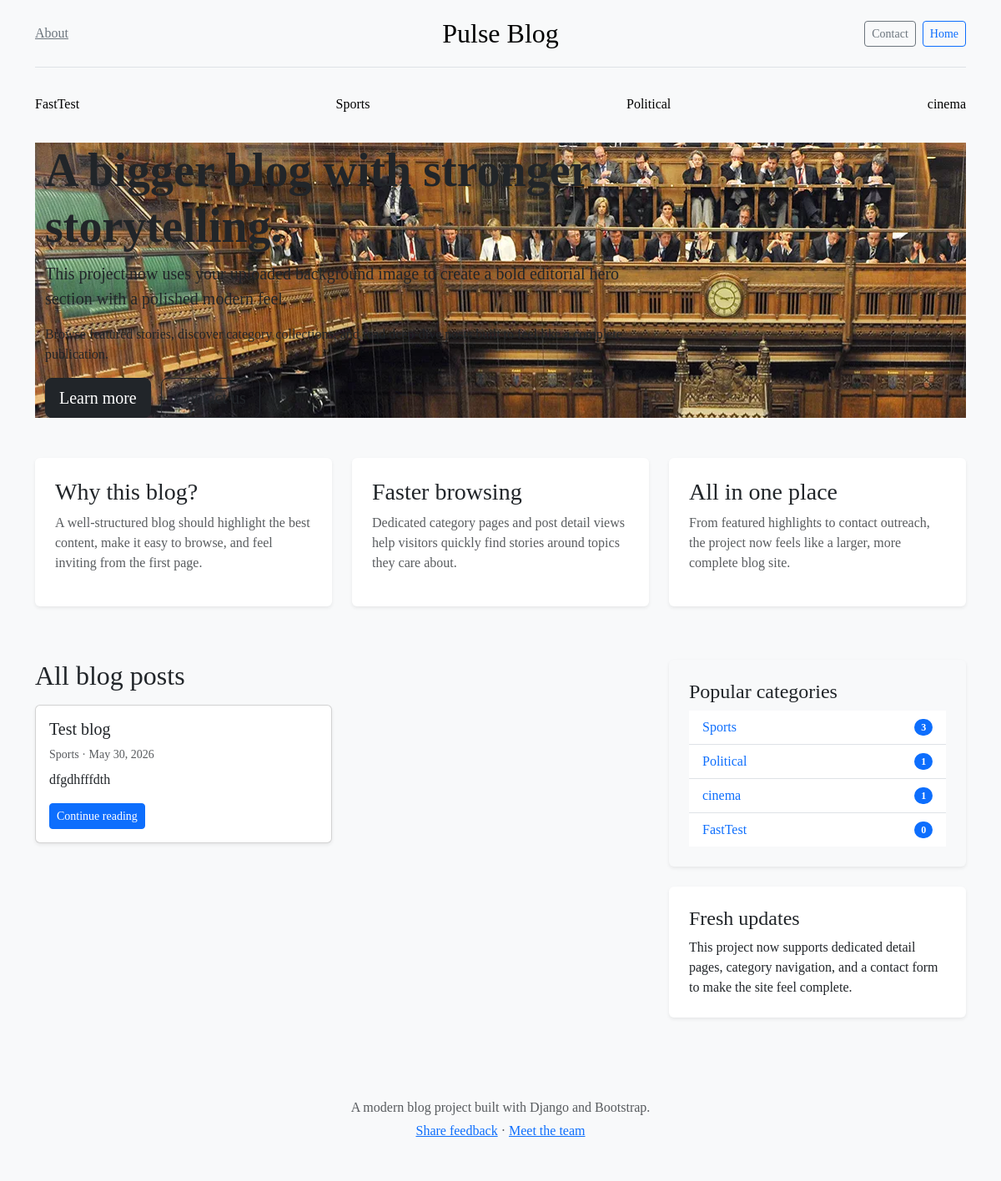
Before: / with the older database file.
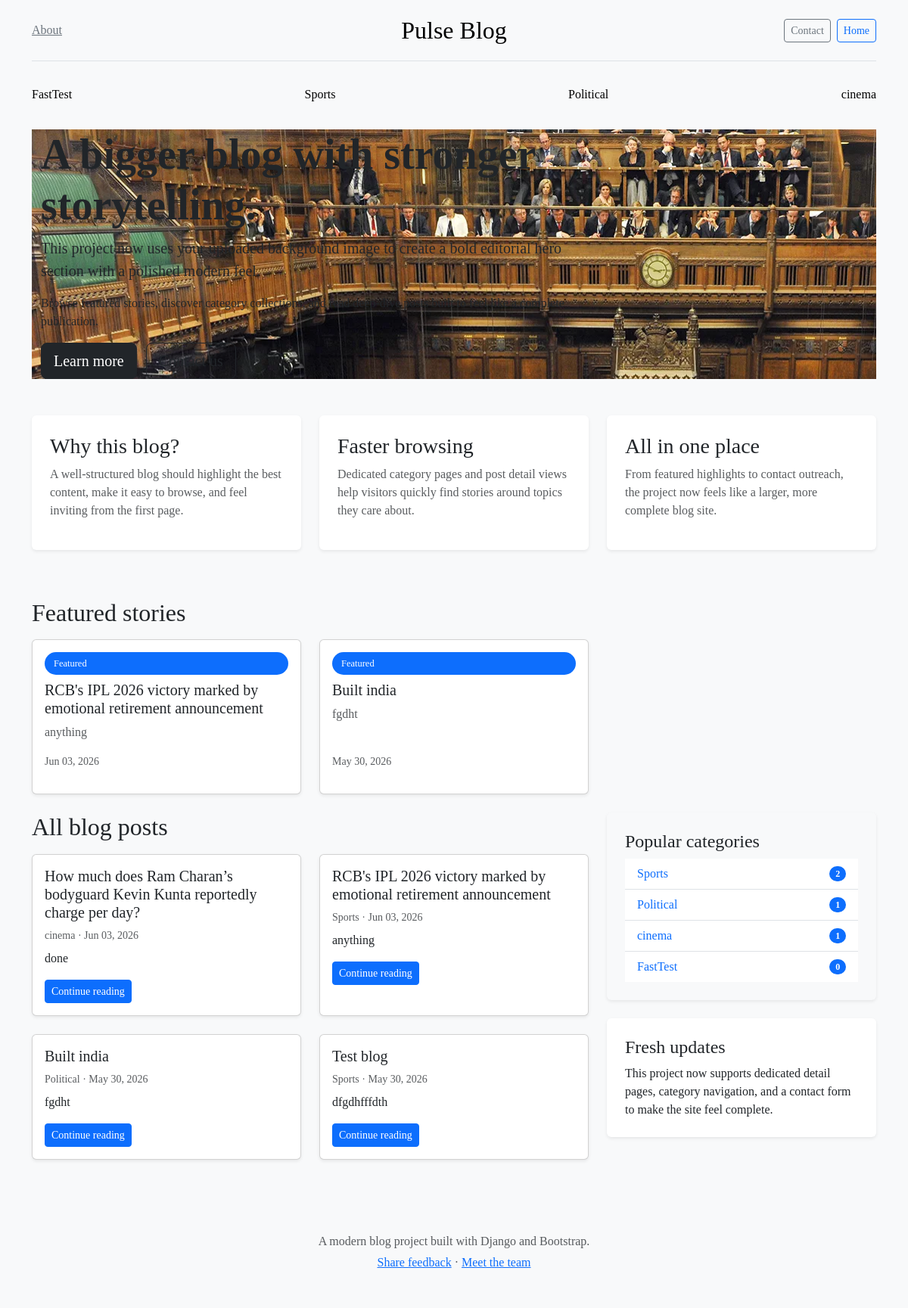
After: the same page with the newer database file.
### myapp/models.py (models this page shows, shortened)
class Category(models.Model):
    category_name = models.CharField(max_length=50)
    created_at = models.DateTimeField(auto_now_add=True)
    updated_at = models.DateTimeField(auto_now=True)
    class Meta:
        verbose_name_plural = 'Categories'

class Blog(models.Model):
    title = models.CharField(max_length=100)
    slug = models.SlugField(max_length=150, unique=True, blank=True)
    category = models.ForeignKey(Category, on_delete=models.CASCADE)
    author = models.ForeignKey('auth.User', on_delete=models.CASCADE)
    featured_image = models.ImageField(upload_to='uploads/%Y/%m/%d')
    short_description = models.TextField(max_length=500)
    blog_body = models.TextField(max_length=2000)
    status = models.IntegerField(default=0, choices=STATUS_CHOICES)
    is_featured = models.BooleanField(default=False)
    created_at = models.DateTimeField(auto_now_add=True)
    updated_at = models.DateTimeField(auto_now=True)
    def get_absolute_url(self):
        return reverse('blog_detail', args=[self.slug])

### myapp/views.py (the view)
# urls.py: path('', home, name='home'),
def home(request):
    categories = Category.objects.all()
    feature_posts = Blog.objects.filter(is_featured=True, status=1).order_by('-created_at')[:3]
    latest_posts = Blog.objects.filter(status=1).order_by('-created_at')
    popular_categories = Category.objects.annotate(post_count=Count('blog')).order_by('-post_count')[:5]
    context = {
        'categories': categories,
        'feature_posts': feature_posts,
        'latest_posts': latest_posts,
        'popular_categories': popular_categories,
    }
    return render(request, 'home.html', context)

### blog_main/templates/home.html (shortened to what this page needs)
{% extends "base.html" %}
{% block content %}
<section class="page-hero mb-5" style="background-image: url('/media/uploads/2026/05/30/Chamber-House-of-Commons-Houses-Parliament-London.webp');">
  <div class="container h-100 text-dark d-flex align-items-center">
    <div class="row w-100">
      <div class="col-lg-8">
        <h1 class="display-4 fw-bold">A bigger blog with stronger storytelling.</h1>
        <p class="lead">This project now uses your uploaded background image to create a bold editorial hero section with a polished modern feel.</p>
        <p>Browse featured stories, discover category collections, and read deep-dive posts built to feel like a complete publication.</p>
        <p class="mb-0">
          <a class="btn btn-dark btn-lg me-2" href="{% url 'about' %}">Learn more</a>
          <a class="btn btn-outline-dark btn-lg" href="{% url 'contact' %}">Contact us</a>
        </p>
      </div>
    </div>
  </div>
</section>
<section class="mb-5">
  <div class="row">
    <div class="col-lg-4 mb-3">
      <div class="p-4 bg-white rounded shadow-sm h-100">
        <h3>Why this blog?</h3>
        <p class="text-body-secondary">A well-structured blog should highlight the best content, make it easy to browse, and feel inviting from the first page.</p>
      </div>
    </div>
    <div class="col-lg-4 mb-3">
      <div class="p-4 bg-white rounded shadow-sm h-100">
        <h3>Faster browsing</h3>
        <p class="text-body-secondary">Dedicated category pages and post detail views help visitors quickly find stories around topics they care about.</p>
      </div>
    </div>
    <div class="col-lg-4 mb-3">
      <div class="p-4 bg-white rounded shadow-sm h-100">
        <h3>All in one place</h3>
        <p class="text-body-secondary">From featured highlights to contact outreach, the project now feels like a larger, more complete blog site.</p>
      </div>
    </div>
  </div>
</section>
{% if feature_posts %}
<div class="row mb-4">
  <div class="col-12">
    <h2 class="mb-3">Featured stories</h2>
  </div>
  {% for post in feature_posts %}
  <div class="col-md-4">
    <div class="card h-100 shadow-sm post-card">
      <div class="card-body d-flex flex-column">
        <span class="featured-badge mb-2">Featured</span>
        <h5 class="card-title">{{ post.title }}</h5>
        <p class="card-text text-body-secondary">{{ post.short_description|truncatechars:120 }}</p>
        <p class="mt-auto text-muted small">{{ post.created_at|date:"M d, Y" }}</p>
      </div>
    </div>
  </div>
  {% endfor %}
</div>
{% endif %}
<div class="row">
  <div class="col-lg-8">
    <h2 class="mb-3">All blog posts</h2>
    <div class="row g-4">
      {% for post in latest_posts %}
      <div class="col-md-6">
        <div class="card h-100 shadow-sm post-card">
          <div class="card-body">
            <h5 class="card-title">{{ post.title }}</h5>
            <p class="text-muted small mb-2">{{ post.category.category_name }} · {{ post.created_at|date:"M d, Y" }}</p>
            <p class="card-text">{{ post.short_description|truncatechars:140 }}</p>
            <a class="btn btn-sm btn-primary" href="{{ post.get_absolute_url }}">Continue reading</a>
          </div>
        </div>
      </div>
      {% empty %}
      <div class="col-12">
        <div class="alert alert-secondary">No posts are published yet. Add your first story in the admin panel.</div>
      </div>
      {% endfor %}
    </div>
  </div>
  <div class="col-lg-4">
    <div class="p-4 mb-4 bg-body-tertiary rounded shadow-sm">
      <h4>Popular categories</h4>
      <ul class="list-group list-group-flush">
        {% for category in popular_categories %}
        <li class="list-group-item d-flex justify-content-between align-items-center">
          <a class="text-decoration-none" href="{% url 'category_posts' category.id %}">{{ category.category_name }}</a>
          <span class="badge bg-primary rounded-pill">{{ category.post_count }}</span>
        </li>
        {% empty %}
        <li class="list-group-item text-body-secondary">No categories available yet.</li>
        {% endfor %}
      </ul>
    </div>
    <div class="p-4 bg-white rounded shadow-sm">
      <h4>Fresh updates</h4>
      <p class="mb-0">This project now supports dedicated detail pages, category navigation, and a contact form to make the site feel complete.</p>
    </div>
  </div>
</div>
{% endblock %}

### blog_main/templates/base.html (shortened to what this page needs)
{% load static %}
<!DOCTYPE html>
<html lang="en">
<head>
  <link href="https://cdn.jsdelivr.net/npm/bootstrap@5.3.3/dist/css/bootstrap.min.css" rel="stylesheet" />
</head>
<body>
  <div class="container">
    <header class="border-bottom py-3 mb-4">
      <div class="row flex-nowrap justify-content-between align-items-center">
        <div class="col-4">
          <a class="link-secondary" href="{% url 'about' %}">About</a>
        </div>
        <div class="col-4 text-center">
          <a class="blog-header-logo text-body-emphasis text-decoration-none" href="{% url 'home' %}">Pulse Blog</a>
        </div>
        <div class="col-4 d-flex justify-content-end">
          <a class="btn btn-sm btn-outline-secondary me-2" href="{% url 'contact' %}">Contact</a>
          <a class="btn btn-sm btn-outline-primary" href="{% url 'home' %}">Home</a>
        </div>
      </div>
    </header>
    <nav class="nav nav-underline justify-content-between mb-4">
      {% for category in categories %}
        <a class="nav-link link-body-emphasis" href="{% url 'category_posts' category.id %}">{{ category.category_name }}</a>
      {% endfor %}
    </nav>
  </div>
  <main class="container">
    {% block content %}{% endblock %}
  </main>
  <footer class="py-5 text-center text-body-secondary bg-body-tertiary mt-5">
    <div class="container">
      <p class="mb-1">A modern blog project built with Django and Bootstrap.</p>
      <p class="mb-0"><a href="{% url 'contact' %}">Share feedback</a> · <a href="{% url 'about' %}">Meet the team</a></p>
    </div>
  </footer>
</body>
</html>

### blog_main/templates/base.html (style rules this page uses)
body { font-family: Georgia, serif; background: #f8f9fa; }
.blog-header-logo { font-family: 'Playfair Display', serif; font-size: 2rem; }
.nav-link { transition: color .2s ease; }
.featured-badge { background: #0d6efd; color: #fff; padding: .35rem .75rem; border-radius: 999px; font-size: .78rem; }
.page-hero { min-height: 320px; background: linear-gradient(135deg, rgba(13,110,253,.85), rgba(13,110,253,.55)), url('https://images.unsplash.com/photo-1485217988980-11786ced9454?auto=format&fit=crop&w=1350&q=80') center/cover no-repeat; color: white; }
.page-hero h1 { text-shadow: 0 8px 20px rgba(0,0,0,.25); }
.post-card { transition: transform .2s ease; }

Changed rows visible on the page:
computed for Category "Sports": post_count "3" → "2"
now on this page (row edited): Blog: title "RCB's IPL 2026 victory marked by emotional retirement announcement", short_description "anything", created_at "Jun 03, 2026", category.category_name "Sports"
now on this page (row edited): Blog: title "Built india", short_description "fgdht", created_at "May 30, 2026", category.category_name "Political"
now on this page (row edited): Blog: title "How much does Ram Charan’s bodyguard Kevin Kunta reportedly charge per day?", category.category_name "cinema", created_at "Jun 03, 2026", short_description "done", shown under "All blog posts"
Other visible differences:
text now shown: "Featured stories"
